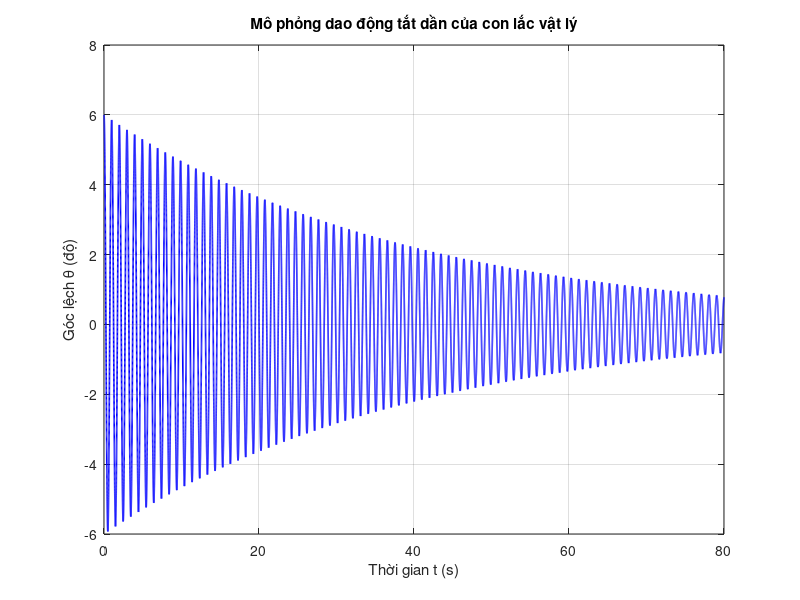

The MATLAB source for this figure:
I     = 0.02;     
m     = 0.25;     
R     = 0.33;     
alpha = 0.001;    
g     = 9.8;      

dt    = 0.001;            
t     = 0:dt:80;          
N     = length(t);        
theta = zeros(1, N);      

theta0_deg = 6;
theta(1)   = deg2rad(theta0_deg); 
theta(2)   = theta(1); 


for i = 2:(N-1)
    dtheta = (theta(i) - theta(i-1)) / dt;
    ddtheta = -(alpha/I)*dtheta - (m*g*R/I)*theta(i);
    theta(i+1) = 2*theta(i) - theta(i-1) + (dt^2)*ddtheta;
end

figure;
plot(t, rad2deg(theta), 'b-', 'LineWidth', 1.2);
title('Mô phỏng dao động tắt dần của con lắc vật lý');
xlabel('Thời gian t (s)');
ylabel('Góc lệch \theta (độ)');
grid on;
